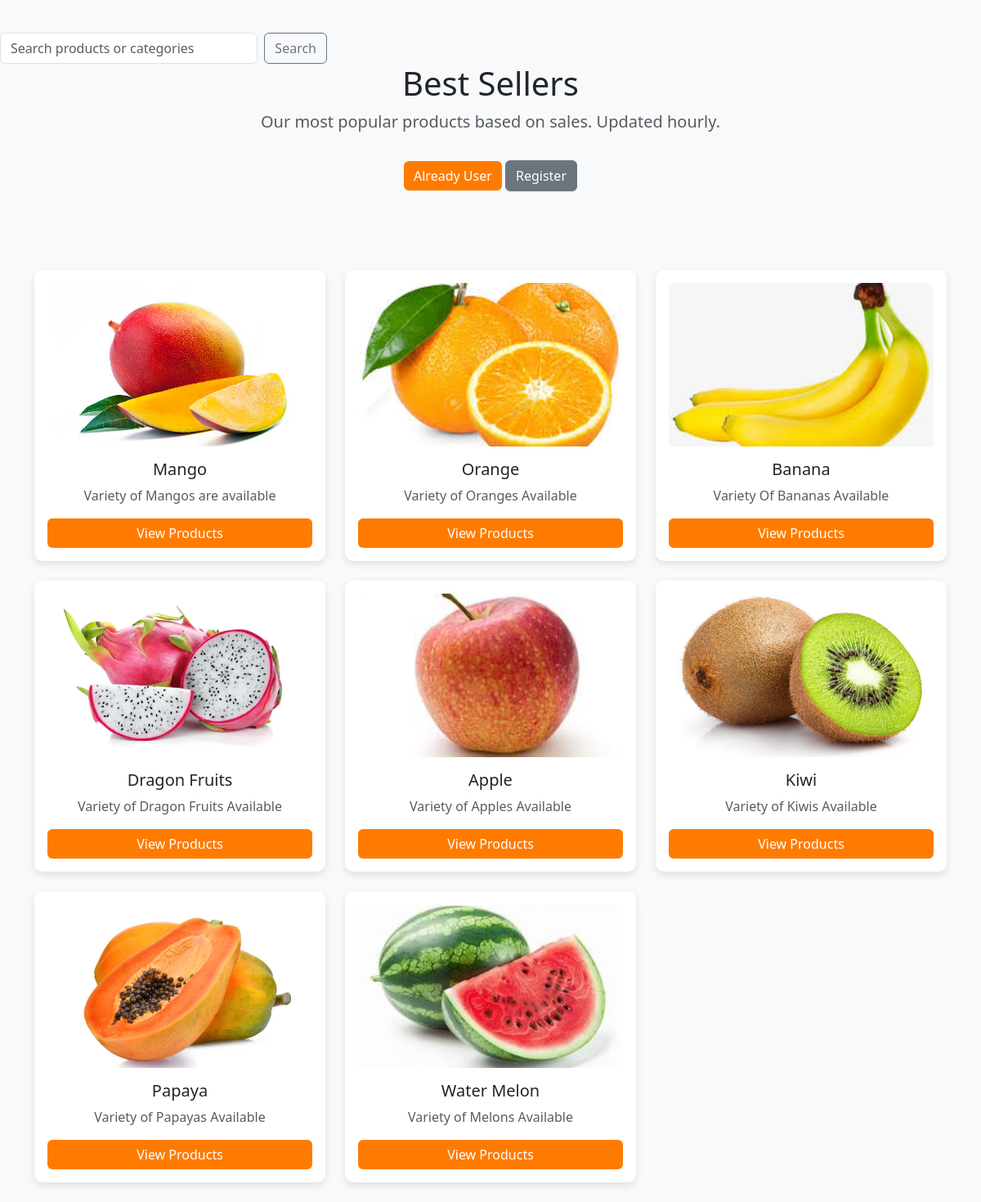
Page /collections/ on the committed database.
### app/models.py (models this page shows, shortened)
class Catagory(models.Model):  # (you can rename to Category if needed)
    name = models.CharField(max_length=150)
    image = models.ImageField(upload_to=getFileName, null=True, blank=True)
    description = models.TextField(max_length=500)
    status = models.BooleanField(default=False, help_text="0-show,1-Hidden")
    created_at = models.DateTimeField(auto_now_add=True)

### app/views.py (the view)
# urls.py: path('collections/',views.collections,name="collections"),
def collections(request):
    catagory = Catagory.objects.filter(status=0)
    return render(request, "collections.html", {"catagory": catagory})

### app/templates/collections.html (shortened to what this page needs)
<!DOCTYPE html>
{% load static %}
<html lang="en">
<head>
    <link href="https://cdn.jsdelivr.net/npm/bootstrap@5.3.3/dist/css/bootstrap.min.css" rel="stylesheet">
    <link rel="stylesheet" href="https://code.jquery.com/ui/1.13.0/themes/base/jquery-ui.css">
</head>
<body>
    <form method="GET" action="{% url 'search_products' %}" class="d-flex" style="max-width: 400px;">
    <input type="text" name="q" id="searchBox" class="form-control" placeholder="Search products or categories">
    <button type="submit" class="btn btn-outline-secondary ms-2">Search</button>
</form>
<div class="container text-center">
    <h1 class="fw-light mb-2">Best Sellers</h1>
    <p class="lead text-muted mb-4">Our most popular products based on sales. Updated hourly.</p>
    <p>
        <a href="{% url 'login' %}" class="btn btn-primary my-2"
        style="background-color: rgb(255, 123, 0); color: white; border: none;">Already User</a>
        <a href="{% url 'register' %}" class="btn btn-secondary my-2">Register</a>
    </p><br><br><br>
    <div class="row">
       {% for item in catagory %}
    <div class="col-md-4 mb-4">
        <div class="product-card p-3">
            <img src="{{ item.image.url }}" alt="{{ item.name }}" class="product-img mb-3">
            <h5>{{ item.name }}</h5>
            <p class="text-muted">{{ item.description|truncatewords:20 }}</p>
            <a href="{% url 'collection_products' item.id %}"
               class="btn w-100"
               style="background-color: rgb(255, 123, 0); color: white; border: none;">
               View Products
            </a>
        </div>
    </div>
        {% empty %}
        <p class="text-center text-muted">No categories available.</p>
        {% endfor %}
    </div>
</div>
</body>
</html>

### app/templates/collections.html (style rules this page uses)
body { background-color: #f8f9fa; padding-top: 40px; }
.product-card { background: #fff; border-radius: 10px; box-shadow: 0 4px 10px rgba(0,0,0,0.1); transition: 0.3s; height: 100%; }
.product-img { width: 100%; height: 200px; object-fit: cover; border-radius: 10px 10px 0 0; }

### rows in the picture
Catagory: image (picture), name "Mango", description "Variety of Mangos are available"
Catagory: image (picture), name "Orange", description "Variety of Oranges Available"
Catagory: image (picture), name "Banana", description "Variety Of Bananas Available"
Catagory: image (picture), name "Dragon Fruits", description "Variety of Dragon Fruits Available"
Catagory: image (picture), name "Apple", description "Variety of Apples Available"
Catagory: image (picture), name "Kiwi", description "Variety of Kiwis Available"
Catagory: image (picture), name "Papaya", description "Variety of Papayas Available"
Catagory: image (picture), name "Water Melon", description "Variety of Melons Available"
